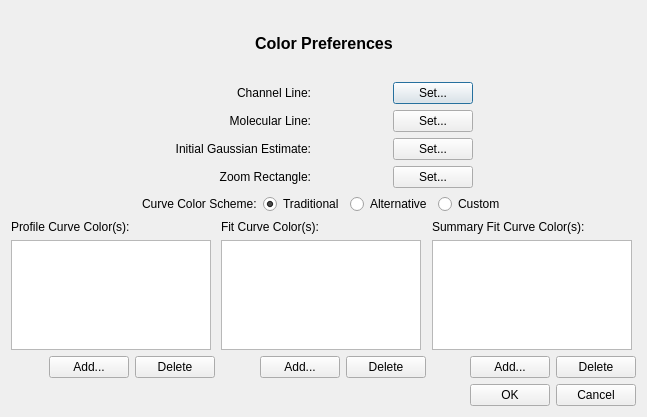
<?xml version="1.0" encoding="UTF-8"?>
<ui version="4.0">
 <class>ColorSummaryWidget</class>
 <widget class="QDialog" name="ColorSummaryWidget">
  <property name="geometry">
   <rect>
    <x>0</x>
    <y>0</y>
    <width>647</width>
    <height>417</height>
   </rect>
  </property>
  <property name="windowTitle">
   <string>ColorSummaryWidget</string>
  </property>
  <layout class="QVBoxLayout" name="verticalLayout_6">
   <item>
    <layout class="QHBoxLayout" name="horizontalLayout">
     <item>
      <spacer name="horizontalSpacer">
       <property name="orientation">
        <enum>Qt::Horizontal</enum>
       </property>
       <property name="sizeHint" stdset="0">
        <size>
         <width>40</width>
         <height>20</height>
        </size>
       </property>
      </spacer>
     </item>
     <item>
      <widget class="QLabel" name="colorTitleLabel">
       <property name="font">
        <font>
         <pointsize>12</pointsize>
         <weight>75</weight>
         <bold>true</bold>
        </font>
       </property>
       <property name="text">
        <string>&lt;font color='black'&gt;Color Preferences&lt;/font&gt;</string>
       </property>
      </widget>
     </item>
     <item>
      <spacer name="horizontalSpacer_2">
       <property name="orientation">
        <enum>Qt::Horizontal</enum>
       </property>
       <property name="sizeHint" stdset="0">
        <size>
         <width>40</width>
         <height>20</height>
        </size>
       </property>
      </spacer>
     </item>
    </layout>
   </item>
   <item>
    <layout class="QHBoxLayout" name="horizontalLayout_12">
     <item>
      <spacer name="horizontalSpacer_6">
       <property name="orientation">
        <enum>Qt::Horizontal</enum>
       </property>
       <property name="sizeHint" stdset="0">
        <size>
         <width>40</width>
         <height>20</height>
        </size>
       </property>
      </spacer>
     </item>
     <item>
      <layout class="QVBoxLayout" name="verticalLayout_4">
       <item>
        <widget class="QLabel" name="channelLineLabel">
         <property name="text">
          <string>&lt;font color='black'&gt;Channel Line:&lt;/font&gt;</string>
         </property>
         <property name="alignment">
          <set>Qt::AlignRight|Qt::AlignTrailing|Qt::AlignVCenter</set>
         </property>
        </widget>
       </item>
       <item>
        <widget class="QLabel" name="molecularLineLabel">
         <property name="text">
          <string>&lt;font color='black'&gt;Molecular Line:&lt;/font&gt;</string>
         </property>
         <property name="alignment">
          <set>Qt::AlignRight|Qt::AlignTrailing|Qt::AlignVCenter</set>
         </property>
        </widget>
       </item>
       <item>
        <widget class="QLabel" name="initialGaussianEstimateColor">
         <property name="text">
          <string>&lt;font color='black'&gt;Initial Gaussian Estimate:&lt;/font&gt;</string>
         </property>
         <property name="alignment">
          <set>Qt::AlignRight|Qt::AlignTrailing|Qt::AlignVCenter</set>
         </property>
        </widget>
       </item>
       <item>
        <widget class="QLabel" name="zoomBoxColorLabel">
         <property name="text">
          <string>&lt;font color='black'&gt;Zoom Rectangle:&lt;/font&gt;</string>
         </property>
         <property name="alignment">
          <set>Qt::AlignRight|Qt::AlignTrailing|Qt::AlignVCenter</set>
         </property>
        </widget>
       </item>
      </layout>
     </item>
     <item>
      <layout class="QVBoxLayout" name="verticalLayout_5">
       <item>
        <layout class="QHBoxLayout" name="horizontalLayout_8">
         <item>
          <widget class="QLabel" name="channelLineColorLabel">
           <property name="minimumSize">
            <size>
             <width>70</width>
             <height>0</height>
            </size>
           </property>
           <property name="text">
            <string/>
           </property>
          </widget>
         </item>
         <item>
          <widget class="QPushButton" name="channelLineColorButton">
           <property name="text">
            <string>Set...</string>
           </property>
          </widget>
         </item>
        </layout>
       </item>
       <item>
        <layout class="QHBoxLayout" name="horizontalLayout_9">
         <item>
          <widget class="QLabel" name="molecularLineColorLabel">
           <property name="minimumSize">
            <size>
             <width>70</width>
             <height>0</height>
            </size>
           </property>
           <property name="text">
            <string/>
           </property>
          </widget>
         </item>
         <item>
          <widget class="QPushButton" name="molecularLineColorButton">
           <property name="text">
            <string>Set...</string>
           </property>
          </widget>
         </item>
        </layout>
       </item>
       <item>
        <layout class="QHBoxLayout" name="horizontalLayout_10">
         <item>
          <widget class="QLabel" name="initialGaussianEstimateColorLabel">
           <property name="minimumSize">
            <size>
             <width>70</width>
             <height>0</height>
            </size>
           </property>
           <property name="text">
            <string/>
           </property>
          </widget>
         </item>
         <item>
          <widget class="QPushButton" name="initialGaussianEstimateColorButton">
           <property name="text">
            <string>Set...</string>
           </property>
          </widget>
         </item>
        </layout>
       </item>
       <item>
        <layout class="QHBoxLayout" name="horizontalLayout_11">
         <item>
          <widget class="QLabel" name="zoomRectColorLabel">
           <property name="minimumSize">
            <size>
             <width>70</width>
             <height>0</height>
            </size>
           </property>
           <property name="text">
            <string/>
           </property>
          </widget>
         </item>
         <item>
          <widget class="QPushButton" name="zoomRectColorButton">
           <property name="text">
            <string>Set...</string>
           </property>
          </widget>
         </item>
        </layout>
       </item>
      </layout>
     </item>
     <item>
      <spacer name="horizontalSpacer_10">
       <property name="orientation">
        <enum>Qt::Horizontal</enum>
       </property>
       <property name="sizeHint" stdset="0">
        <size>
         <width>40</width>
         <height>20</height>
        </size>
       </property>
      </spacer>
     </item>
    </layout>
   </item>
   <item>
    <layout class="QHBoxLayout" name="horizontalLayout_6">
     <item>
      <spacer name="horizontalSpacer_4">
       <property name="orientation">
        <enum>Qt::Horizontal</enum>
       </property>
       <property name="sizeHint" stdset="0">
        <size>
         <width>40</width>
         <height>20</height>
        </size>
       </property>
      </spacer>
     </item>
     <item>
      <widget class="QLabel" name="colorSchemeLabel">
       <property name="text">
        <string>Curve Color Scheme:</string>
       </property>
      </widget>
     </item>
     <item>
      <widget class="QRadioButton" name="traditionalRadioButton">
       <property name="toolTip">
        <string>Colors will be assigned from the Profile Curve Color(s) list in the order listed.</string>
       </property>
       <property name="text">
        <string>Traditional</string>
       </property>
       <property name="checked">
        <bool>true</bool>
       </property>
      </widget>
     </item>
     <item>
      <widget class="QRadioButton" name="alternativeRadioButton">
       <property name="toolTip">
        <string>Colors will be assigned from the the three lists according to function and the order the curves are drawn.</string>
       </property>
       <property name="text">
        <string>Alternative</string>
       </property>
      </widget>
     </item>
     <item>
      <widget class="QRadioButton" name="customRadioButton">
       <property name="toolTip">
        <string>Specify your own color scheme.</string>
       </property>
       <property name="text">
        <string>Custom</string>
       </property>
      </widget>
     </item>
     <item>
      <spacer name="horizontalSpacer_5">
       <property name="orientation">
        <enum>Qt::Horizontal</enum>
       </property>
       <property name="sizeHint" stdset="0">
        <size>
         <width>40</width>
         <height>20</height>
        </size>
       </property>
      </spacer>
     </item>
    </layout>
   </item>
   <item>
    <layout class="QHBoxLayout" name="horizontalLayout_7">
     <item>
      <layout class="QVBoxLayout" name="verticalLayout">
       <item>
        <widget class="QLabel" name="profileColorLabel">
         <property name="text">
          <string>&lt;font color='black'&gt;Profile Curve Color(s):&lt;/font&gt;</string>
         </property>
        </widget>
       </item>
       <item>
        <widget class="QListWidget" name="profileCurveList">
         <property name="sizePolicy">
          <sizepolicy hsizetype="Preferred" vsizetype="Preferred">
           <horstretch>0</horstretch>
           <verstretch>0</verstretch>
          </sizepolicy>
         </property>
         <property name="minimumSize">
          <size>
           <width>200</width>
           <height>110</height>
          </size>
         </property>
         <property name="maximumSize">
          <size>
           <width>200</width>
           <height>110</height>
          </size>
         </property>
         <property name="focusPolicy">
          <enum>Qt::WheelFocus</enum>
         </property>
        </widget>
       </item>
       <item>
        <layout class="QHBoxLayout" name="horizontalLayout_2">
         <item>
          <spacer name="horizontalSpacer_7">
           <property name="orientation">
            <enum>Qt::Horizontal</enum>
           </property>
           <property name="sizeHint" stdset="0">
            <size>
             <width>13</width>
             <height>20</height>
            </size>
           </property>
          </spacer>
         </item>
         <item>
          <widget class="QPushButton" name="addProfileCurveButton">
           <property name="toolTip">
            <string>Add a color to the Profile Curve Color(s) list.</string>
           </property>
           <property name="text">
            <string>Add...</string>
           </property>
           <property name="autoDefault">
            <bool>true</bool>
           </property>
          </widget>
         </item>
         <item>
          <widget class="QPushButton" name="deleteProfileCurveButton">
           <property name="toolTip">
            <string>Select a color from the Profile Curve Color(s) list and then remove it using this button.</string>
           </property>
           <property name="text">
            <string>Delete</string>
           </property>
           <property name="autoDefault">
            <bool>true</bool>
           </property>
          </widget>
         </item>
        </layout>
       </item>
      </layout>
     </item>
     <item>
      <layout class="QVBoxLayout" name="verticalLayout_2">
       <item>
        <widget class="QLabel" name="fitCurveLabel">
         <property name="text">
          <string>&lt;font color='black'&gt;Fit Curve Color(s):&lt;/font&gt;</string>
         </property>
        </widget>
       </item>
       <item>
        <widget class="QListWidget" name="fitCurveList">
         <property name="sizePolicy">
          <sizepolicy hsizetype="Preferred" vsizetype="Preferred">
           <horstretch>0</horstretch>
           <verstretch>0</verstretch>
          </sizepolicy>
         </property>
         <property name="minimumSize">
          <size>
           <width>200</width>
           <height>110</height>
          </size>
         </property>
         <property name="maximumSize">
          <size>
           <width>200</width>
           <height>110</height>
          </size>
         </property>
         <property name="focusPolicy">
          <enum>Qt::WheelFocus</enum>
         </property>
        </widget>
       </item>
       <item>
        <layout class="QHBoxLayout" name="horizontalLayout_3">
         <item>
          <spacer name="horizontalSpacer_8">
           <property name="orientation">
            <enum>Qt::Horizontal</enum>
           </property>
           <property name="sizeHint" stdset="0">
            <size>
             <width>13</width>
             <height>20</height>
            </size>
           </property>
          </spacer>
         </item>
         <item>
          <widget class="QPushButton" name="addFitCurveButton">
           <property name="toolTip">
            <string>Add a color to the Fit Curve Color(s) list.</string>
           </property>
           <property name="text">
            <string>Add...</string>
           </property>
          </widget>
         </item>
         <item>
          <widget class="QPushButton" name="deleteFitCurveButton">
           <property name="toolTip">
            <string>Select a color from the Fit Curve Color(s) list and then remove it using this button.</string>
           </property>
           <property name="text">
            <string>Delete</string>
           </property>
          </widget>
         </item>
        </layout>
       </item>
      </layout>
     </item>
     <item>
      <layout class="QVBoxLayout" name="verticalLayout_3">
       <item>
        <widget class="QLabel" name="label">
         <property name="text">
          <string>&lt;!DOCTYPE HTML PUBLIC &quot;-//W3C//DTD HTML 4.0//EN&quot; &quot;http://www.w3.org/TR/REC-html40/strict.dtd&quot;&gt;
&lt;html&gt;&lt;head&gt;&lt;meta name=&quot;qrichtext&quot; content=&quot;1&quot; /&gt;&lt;style type=&quot;text/css&quot;&gt;
p, li { white-space: pre-wrap; }
&lt;/style&gt;&lt;/head&gt;&lt;body style=&quot; font-family:'Sans Serif'; font-size:9pt; font-weight:400; font-style:normal;&quot;&gt;
&lt;table style=&quot;-qt-table-type: root; margin-top:4px; margin-bottom:4px; margin-left:4px; margin-right:4px;&quot;&gt;
&lt;tr&gt;
&lt;td style=&quot;border: none;&quot;&gt;
&lt;p style=&quot; margin-top:0px; margin-bottom:0px; margin-left:0px; margin-right:0px; -qt-block-indent:0; text-indent:0px;&quot;&gt;&lt;span style=&quot; color:#000000;&quot;&gt;Summary Fit Curve Color(s):&lt;/span&gt;&lt;/p&gt;&lt;/td&gt;&lt;/tr&gt;&lt;/table&gt;&lt;/body&gt;&lt;/html&gt;</string>
         </property>
        </widget>
       </item>
       <item>
        <widget class="QListWidget" name="fitCurveSummaryList">
         <property name="sizePolicy">
          <sizepolicy hsizetype="Preferred" vsizetype="Preferred">
           <horstretch>0</horstretch>
           <verstretch>0</verstretch>
          </sizepolicy>
         </property>
         <property name="minimumSize">
          <size>
           <width>200</width>
           <height>110</height>
          </size>
         </property>
         <property name="maximumSize">
          <size>
           <width>200</width>
           <height>110</height>
          </size>
         </property>
         <property name="focusPolicy">
          <enum>Qt::WheelFocus</enum>
         </property>
        </widget>
       </item>
       <item>
        <layout class="QHBoxLayout" name="horizontalLayout_5">
         <item>
          <spacer name="horizontalSpacer_9">
           <property name="orientation">
            <enum>Qt::Horizontal</enum>
           </property>
           <property name="sizeHint" stdset="0">
            <size>
             <width>13</width>
             <height>20</height>
            </size>
           </property>
          </spacer>
         </item>
         <item>
          <widget class="QPushButton" name="addSummaryFitCurveButton">
           <property name="toolTip">
            <string>Add a color to the Summary Fit Curve Color(s) list.</string>
           </property>
           <property name="text">
            <string>Add...</string>
           </property>
          </widget>
         </item>
         <item>
          <widget class="QPushButton" name="deleteSummaryFitCurveButton">
           <property name="toolTip">
            <string>Select a color from the Summary Fit Curve Color(s) list and then remove it using this button.</string>
           </property>
           <property name="text">
            <string>Delete</string>
           </property>
          </widget>
         </item>
        </layout>
       </item>
      </layout>
     </item>
    </layout>
   </item>
   <item>
    <layout class="QHBoxLayout" name="horizontalLayout_4">
     <item>
      <spacer name="horizontalSpacer_3">
       <property name="orientation">
        <enum>Qt::Horizontal</enum>
       </property>
       <property name="sizeHint" stdset="0">
        <size>
         <width>40</width>
         <height>20</height>
        </size>
       </property>
      </spacer>
     </item>
     <item>
      <widget class="QPushButton" name="okButton">
       <property name="toolTip">
        <string>Apply and save the color preferences before closing the dialog.</string>
       </property>
       <property name="text">
        <string>OK</string>
       </property>
      </widget>
     </item>
     <item>
      <widget class="QPushButton" name="cancelButton">
       <property name="toolTip">
        <string>Discard any changes to the color preferences before closing the dialog.</string>
       </property>
       <property name="text">
        <string>Cancel</string>
       </property>
      </widget>
     </item>
    </layout>
   </item>
  </layout>
 </widget>
 <layoutdefault spacing="6" margin="11"/>
 <resources/>
 <connections/>
</ui>
